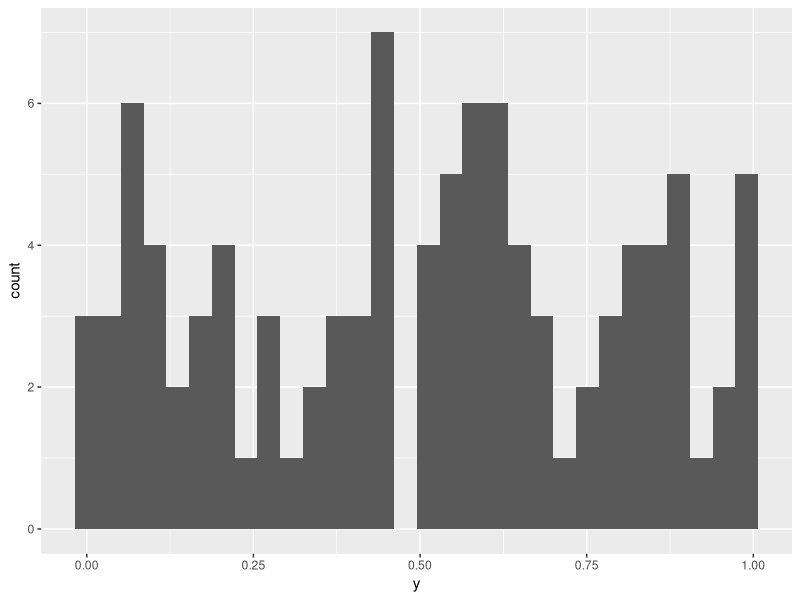

Source code (R):
## ---- chunk 1
library(tidyverse)

xvars <- data.frame(matrix(runif(100*95), ncol=95))
overfitting <- tibble(y = runif(100)) %>%
  bind_cols(xvars)

glimpse(overfitting)

ggplot(overfitting, aes(y)) + geom_histogram()

# these are just uniformly distributed numbers, should have no kind of relationship between variables
# here's a model with just a few X's, and no overfit. The model is insignificant.
# the only significant coefficient beta is the intercept (which is roughly equal to the average of y)
lm_no_overfit <- lm(data = overfitting,
                    formula = y ~ X1 + X2 + X3)
summary(lm_no_overfit)

# now, see what happens when we add all the 95 features
# mostly, look at the R^2. It's almost 1!
lm_overfit <- lm(data = overfitting,
                 formula = y ~ .)
summary(lm_overfit)

# now, see the errors of each model
overfitting <- overfitting %>% 
  mutate(res_no_overfit = y - predict(lm_no_overfit, newdata = overfitting),
         res_overfit = y - predict(lm_overfit, newdata = overfitting))

overfitting %>%
  summarize(mean(abs(res_no_overfit)),
            mean(abs(res_overfit)))

# 80%+ reduction in mean absolute residual error!

## ---- chunk 2

overfitting <- overfitting %>%
  mutate(is_train = runif(nrow(overfitting)) < 0.8)

lm_overfit_train <- lm(data = overfitting %>% filter(is_train),
                       formula = y ~ .)

overfitting <- overfitting %>%
  mutate(res_overfit_train = y - predict(lm_overfit_train, newdata = overfitting))

overfitting %>%
  filter(!is_train) %>%
  summarize(mean(abs(res_no_overfit)),
            mean(abs(res_overfit)),
            mean(abs(res_overfit_train)))

# Now the "true face" of the model is discovered. See how high the error rate of the test set is!
# Beware of overfitting models. Always use train/test. Watch out for n and p.
